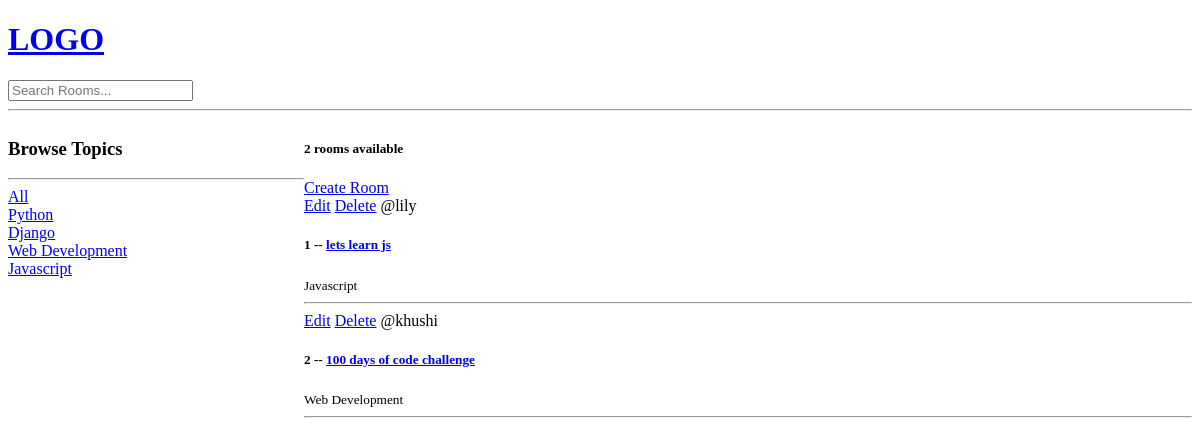
Before: / with the older database file.
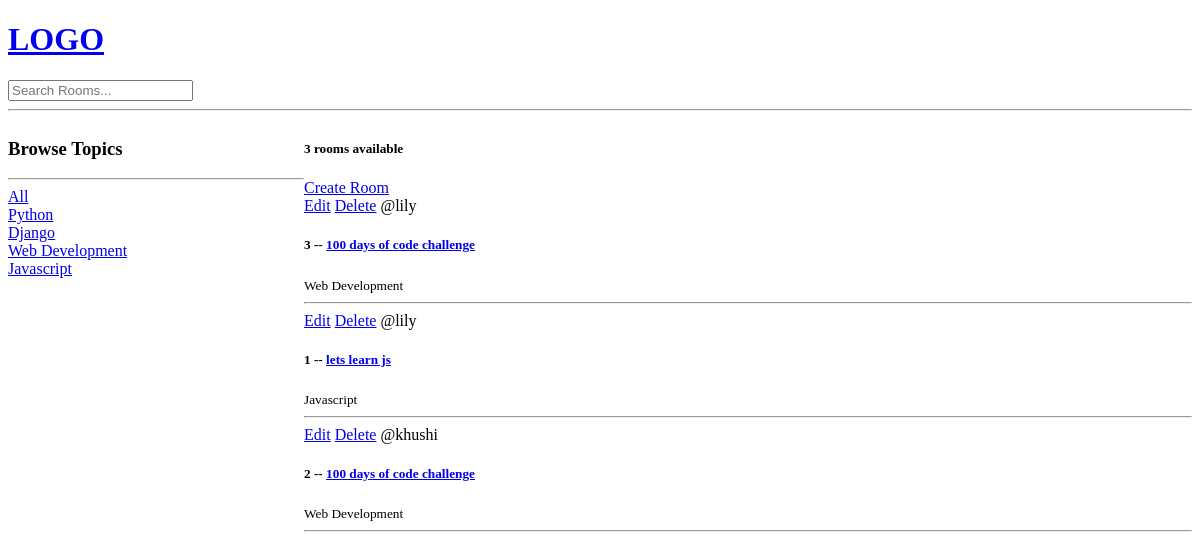
After: the same page with the newer database file.
### base/models.py (models this page shows, shortened)
class Topic(models.Model):
    name = models.CharField(max_length=200)

class Room(models.Model):
    host = models.ForeignKey(User, on_delete=models.SET_NULL, null=True)
    topic = models.ForeignKey(Topic, on_delete=models.SET_NULL, null=True)
    name = models.CharField(max_length=200)
    description = models.TextField(null=True, blank=True)
    updated = models.DateTimeField(auto_now=True)
    created = models.DateTimeField(auto_now_add=True)
    class Meta:
        ordering = ['-updated','-created']

### base/views.py (the view)
# urls.py: path('', views.home,name="home"),
def home(request):
    q = request.GET.get('q') if request.GET.get('q')!=None else ''
    rooms = Room.objects.filter(
        Q(topic__name__icontains=q) |
        Q(name__icontains=q) |
        Q(description__icontains=q)
    )
    topics = Topic.objects.all()
    room_count = rooms.count()
    context = {'rooms':rooms, 'topics':topics, 'room_count':room_count}
    return render(request, 'base/home.html',context)

### base/templates/base/home.html (shortened to what this page needs)
{% extends 'main.html' %}
{% block content %}
<div class="home-container">
    <div>
        <h3>Browse Topics</h3>
        <hr>
        <div>
            <a href="{% url 'home' %}">All</a>
        </div>
        {% for topic in topics %}
        <div>
            <a href="{% url 'home' %}?q={{topic.name}}">{{topic.name}} </a>
        </div>
        {% endfor %}
    </div>
    <div>
        <h5>{{room_count}} rooms available</h5>
        <a href="{% url 'create-room' %}">Create Room</a>
        <div>
            {% for room in rooms %}
                <div>
                    <a href="{% url 'update-room' room.id %}">Edit</a>
                    <a href="{% url 'delete-room' room.id %}">Delete</a>
                    <span>@{{room.host.username}}</spam>
                    <h5> {{room.id}} -- <a href="{% url 'room' room.id %}">{{room.name}}</a></h5>
                    <small>{{room.topic.name}}</small>
                    <hr>
                </div>
            {% endfor %}
        </div>
    </div>
</div>
{% endblock content %}

### templates/main.html (shortened to what this page needs)
<!DOCTYPE html>
<html>
    <head>
    </head>
    <body>
        {% include 'navbar.html' %}
        {% block content %}
        {% endblock %}
    </body>
</html>

### templates/navbar.html
<a href="/">
    <h1>LOGO</h1>
</a>
<form method="GET" action="{% url 'home' %}">
    <input type="text" name="q" placeholder="Search Rooms..." />
</form>
<hr>

### base/templates/base/home.html (style rules this page uses)
.home-container { display: grid; grid-template-columns: 1fr 3fr; }

Changed rows visible on the page:
added Room: host.username "lily", id "3", name "100 days of code challenge", topic.name "Web Development"
Other visible differences:
{{ room_count }}: "2" → "3"
